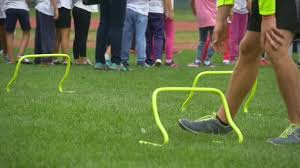
#> input picture egoat/testimage3.jpg, 300 x 168 px
$ python egoat.py
#> lines starting #> are read from the running program, lines starting #| are printed output that depends on the picture; after the words box and inside, x2 and y2 are one past the last pixel; in counts of white or black regions, pixels touching at a corner belong together
import numpy as np
import cv2


image = cv2.imread("testimage3.jpg")
#> image is the input picture: shape (168, 300, 3); mean B, G, R 69.6, 115.5, 103.3
#boundaries = [([112,60,86], [187,173,201])]
#G, B, R


hsv = cv2.cvtColor(image, cv2.COLOR_BGR2HSV)
#> hsv: shape (168, 300, 3); mean H, S, V 53.8, 120.8, 125.4

lower = np.array([20,14,100])
upper = np.array([96,255,255])

# find the colors within the specified boundaries and apply
# the mask
mask = cv2.inRange(hsv, lower, upper)
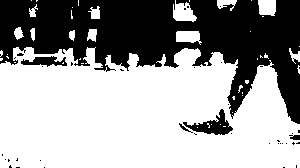
#> mask: shape (168, 300); 62.2% white; 40 black regions (35 under 20 px), largest, box (x1, y1, x2, y2) and area: (0, 0, 300, 124) 18062, (183, 109, 233, 135) 514, (21, 56, 67, 67) 281, (289, 135, 300, 140) 44, (179, 123, 193, 133) 32
output = cv2.bitwise_and(image, image, mask = mask)
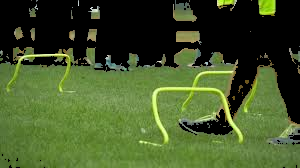
#> output: shape (168, 300, 3); mean B, G, R 40.4, 85.2, 66.7

grass = output
bw_image = cv2.cvtColor(grass, cv2.COLOR_HSV2BGR)
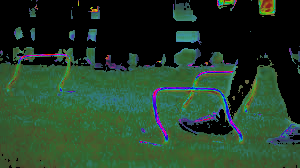
#> bw_image: shape (168, 300, 3); mean B, G, R 41, 62.4, 35.5
bw_image = cv2.cvtColor(bw_image, cv2.COLOR_BGR2GRAY)
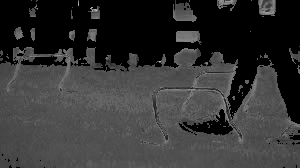
#> bw_image: shape (168, 300); min 0, max 200, mean 51.9

new_image = bw_image[:]
threshold = 1
h,b = grass.shape[:2]
#> h = 168; b = 300

for i in range(h):
    for j in range(b):
        if bw_image[i][j] > threshold:
            new_image[i][j] = 255 #Setting the grass to be White
        else:
            new_image[i][j] = 0 #else setting it to zero.

# show the images
cv2.imshow("b/w", new_image)
cv2.imshow("images", np.hstack([image, output]))
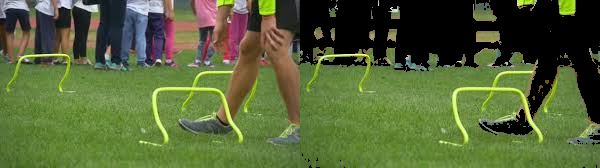
#> window 'images': shape (168, 600, 3); mean B, G, R 55, 100.4, 85

cv2.waitKey(0)

$ run again, with egoat/testimage1.jpg copied over egoat/testimage3.jpg
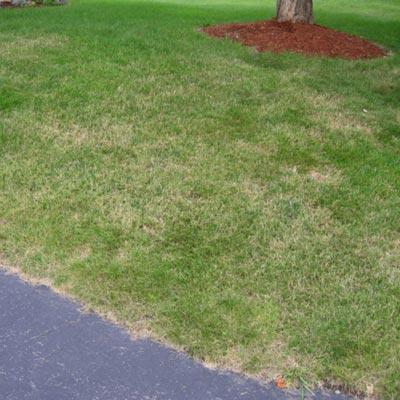
#> input picture egoat/testimage1.jpg, 400 x 400 px
#> image is the input picture: shape (400, 400, 3); mean B, G, R 88.9, 135.1, 122
#> hsv: shape (400, 400, 3); mean H, S, V 46.8, 103.3, 140.4
#> `mask = cv2.inRange(hsv, lower, upper)`:
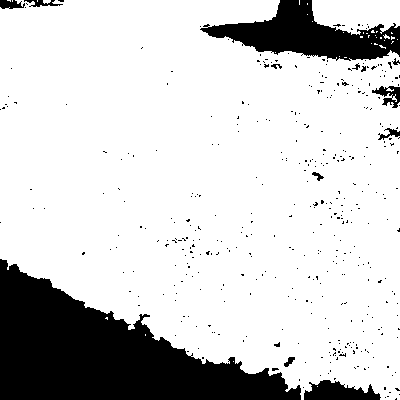
#> mask: shape (400, 400); 81.4% white; 411 black regions (398 under 20 px), largest, box (x1, y1, x2, y2) and area: (0, 259, 301, 400) 21123, (200, 0, 400, 61) 5817, (304, 380, 381, 400) 1020
#> `cv2.imshow("images", np.hstack([image, output]))`:
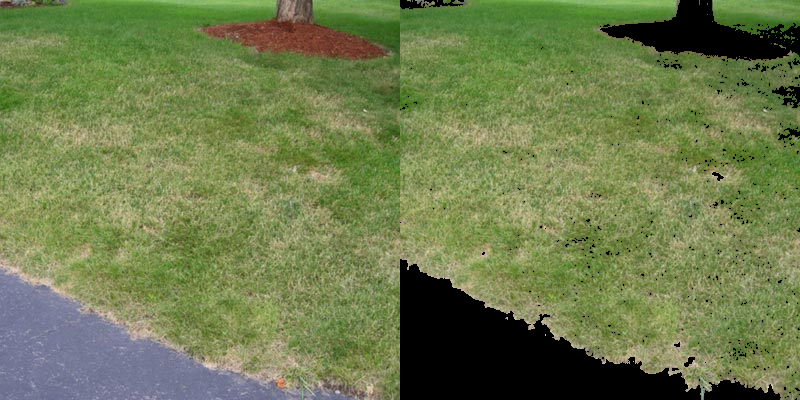
#> window 'images': shape (400, 800, 3); mean B, G, R 77.2, 124.4, 110.7

$ run again, with egoat/testimage4.JPG copied over egoat/testimage3.jpg
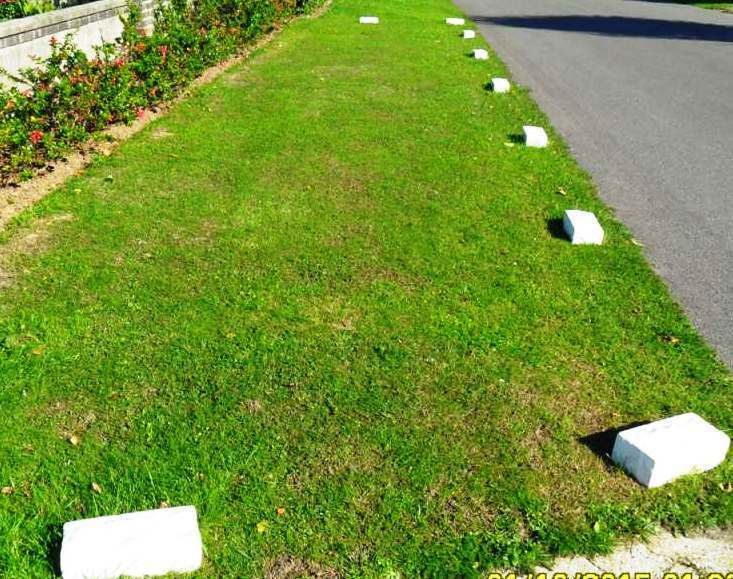
#> input picture egoat/testimage4.JPG, 733 x 579 px
#> image is the input picture: shape (579, 733, 3); mean B, G, R 57, 146.8, 119
#> hsv: shape (579, 733, 3); mean H, S, V 38.6, 169.3, 148.2
#> `mask = cv2.inRange(hsv, lower, upper)`:
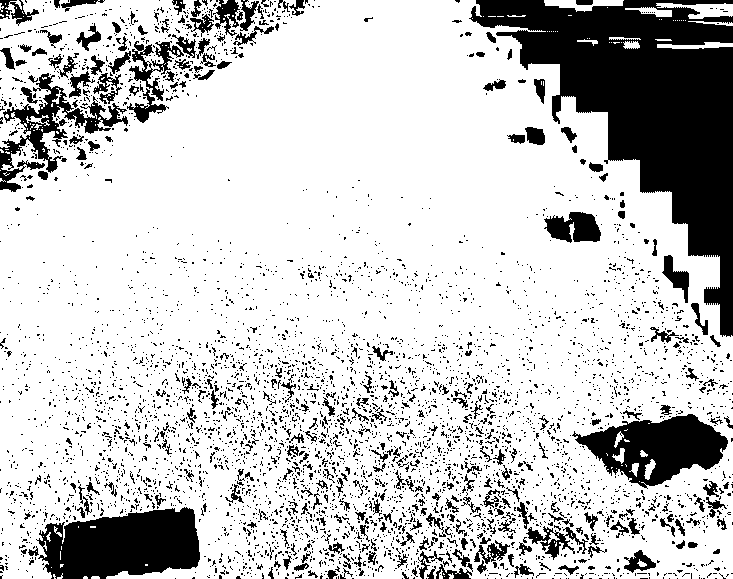
#> mask: shape (579, 733); 78.8% white; 4633 black regions (4319 under 20 px), largest, box (x1, y1, x2, y2) and area: (469, 0, 733, 337) 34554, (36, 507, 200, 579) 8746, (572, 414, 728, 489) 6289
#> `cv2.imshow("images", np.hstack([image, output]))`:
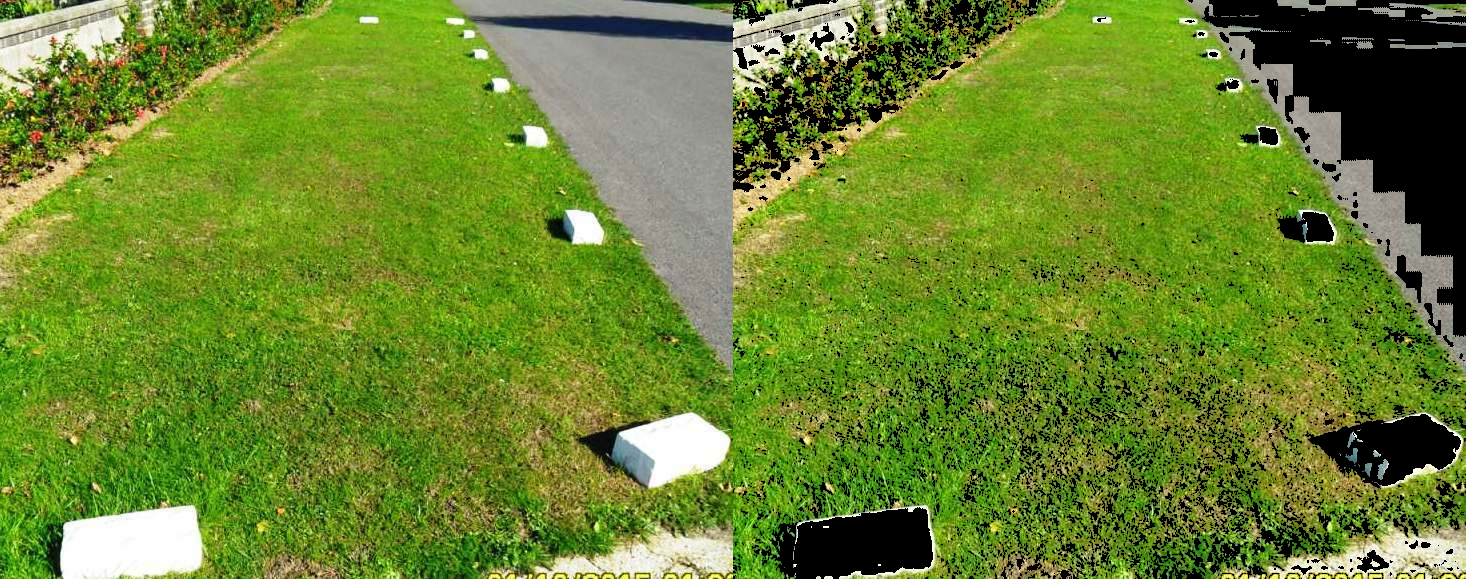
#> window 'images': shape (579, 1466, 3); mean B, G, R 46.1, 132.8, 106.1
